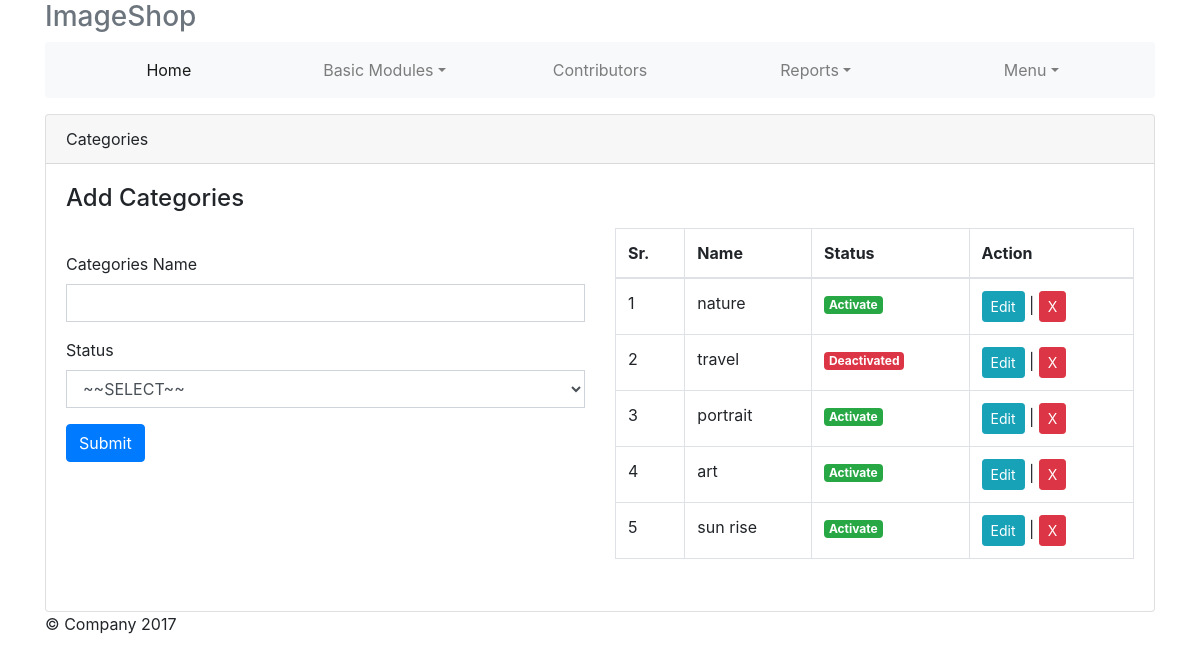
The app's page /admin/index.php?nav=add_categories (signed in) with its own data.
### tables this page shows
CREATE TABLE `categories` (
  `cate_id` int(11) NOT NULL,
  `cate_name` varchar(255) NOT NULL,
  `cate_sts` varchar(255) NOT NULL,
  `cate_timestamp` timestamp NOT NULL DEFAULT current_timestamp()
);

### admin/pages/add_categories.php (the view, shortened to what this page needs)
<div class="card">
	<div class="card-header">Categories</div>
	<div class="card-body">
		<h4 class="card-title">Add Categories</h4>
		<p class="card-text">
			<div class="row">
				<div class="col-sm-6">
					<span id="msge" class="alert"></span>
					<form action="" method="POST" role="form" id="formData">
						<div class="form-group">
							<label for="">Categories Name</label>
							<input type="text" class="form-control cate_name" name="cate_name" required="" id="cate_name">
						</div>
						<div class="form-group">
							<label for="">Status</label>
							<select name="cate_sts" id="cate_sts" class="form-control">
								<option value="">~~SELECT~~</option>
							</select>
						</div>
						<button type="submit" name="cate_subByAdmin" id="saveData" class="btn btn-primary">Submit</button>
					</form>
				</div>
				<div class="col-sm-6">
					<div id="Reload">
					<table class="table table-bordered">
						<thead>
							<tr>
								<th>Sr.</th>
								<th>Name</th>
								<th>Status</th>
								<th>Action</th>
							</tr>
						</thead>
						<tbody>
							<?php
								$x = 1;
								$q = get($dbc,"categories");
								while ($r = mysqli_fetch_assoc($q)):?>
							<tr>
								<td><?=$x?></td>
								<td><?=$r['cate_name']?></td>
								<td><?=isActive($r['cate_sts'])?></td>
								<td><button class="btn btn-info btn-sm update" id="<?=$r['cate_id']?>">Edit</button> | <button class="show-example-btn btn btn-danger delete btn-sm" onclick="DeleteData(<?=$r['cate_id']?>)">X</button></td>
							</tr>
							 <?php
								$x++;
								endwhile;
							?>
						</tbody>
					</table>
				  </div>
				</div>
			</div>
		</p>
	</div>
</div>

### connect/db.php (shortened to what this page needs)
<?php function isActive($data){
  return ($data==1)?'<span class="badge badge-success">Activate</span>':'<span class="badge badge-danger">Deactivated</span>';
} ?>
<?php
function get($dbc,$table){
return mysqli_query($dbc,"SELECT * FROM $table");
}
?>

### admin/css/custom.css (style rules this page uses)
.form-control { border-radius: 0px; }

### records on screen
categories: cate_name "nature", cate_sts "Activate"
categories: cate_name "travel", cate_sts "Deactivated"
categories: cate_name "portrait", cate_sts "Activate"
categories: cate_name "art", cate_sts "Activate"
categories: cate_name "sun rise", cate_sts "Activate"
